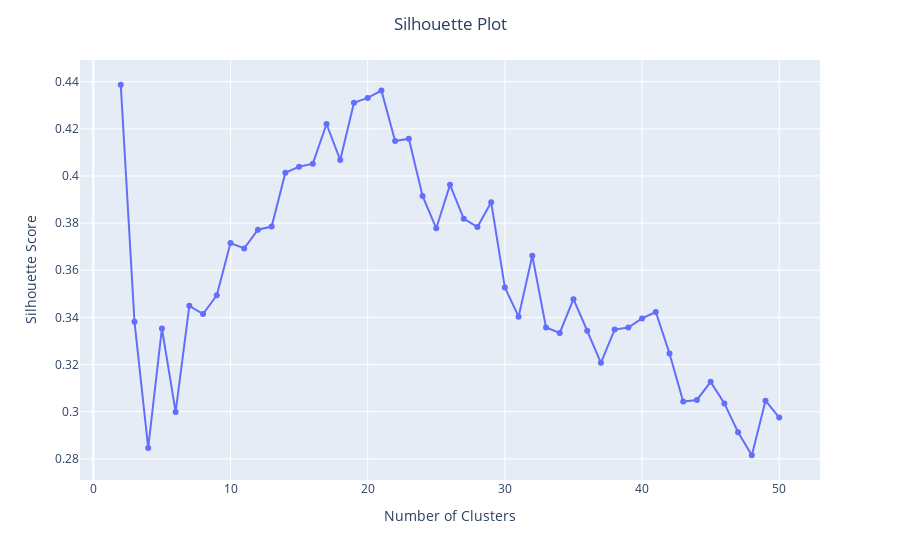

Here is the notebook cell this chart was saved with:
### Markdown cell above
*** 
##### <font color="White"> 3.2.1.2 Silhouette Method Evaluation <a class="anchor" id="threetwoonetwo"></a>

[<font color="grey">Back to Index </font>](#index)

### Code cell
def silhouette_evaluate(data : pd.DataFrame, max_clusters : int):

    silhouette_scores = [] 

    for i in range(2, max_clusters + 1):
        kmeans = KMeans(
            n_clusters = i,
            random_state = 0
        )
        labels = kmeans.fit_predict(data)
        
        # Compute silhouette scores for each sample
        silhouette_values = silhouette_score(data, labels)
        
        # Calculate average silhouette score
        silhouette_scores.append(silhouette_values)

    fig = px.line(
        x=range(2, max_clusters + 1), 
        y=silhouette_scores, 
        markers=True, 
        line_shape='linear', 
        labels={'x': 'Number of Clusters', 'y': 'Silhouette Score'}
    )

    # Update layout for better readability
    fig.update_layout(
        title_text='Silhouette Plot',
        title_x=0.5,
        xaxis_title='Number of Clusters',
        yaxis_title='Silhouette Score',
        showlegend=False
    )

    # Show
    fig.show()

silhouette_evaluate(df_norm, 50)

### Figure 1 — Plotly figure (JSON) as saved in the notebook; plotly's stock layout.template omitted (floating-point values rounded to 4 significant figures)
{"data": [{"hovertemplate": "Number of Clusters=%{x}<br>Silhouette Score=%{y}<extra></extra>", "legendgroup": "", "line": {"color": "#636efa", "dash": "solid", "shape": "linear"}, "marker": {"symbol": "circle"}, "mode": "markers+lines", "name": "", "orientation": "v", "showlegend": false, "type": "scatter", "x": [2, 3, 4, 5, 6, 7, 8, 9, 10, 11, 12, 13, 14, 15, 16, 17, 18, 19, 20, 21, 22, 23, 24, 25, 26, 27, 28, 29, 30, 31, 32, 33, 34, 35, 36, 37, 38, 39, 40, 41, 42, 43, 44, 45, 46, 47, 48, 49, 50], "xaxis": "x", "y": [0.4387, 0.3382, 0.2846, 0.3353, 0.2999, 0.3449, 0.3414, 0.3494, 0.3715, 0.3693, 0.3772, 0.3785, 0.4014, 0.4039, 0.4052, 0.422, 0.4067, 0.431, 0.4331, 0.4362, 0.4148, 0.4158, 0.3915, 0.3778, 0.3962, 0.3819, 0.3783, 0.3888, 0.3527, 0.3403, 0.3661, 0.3357, 0.3334, 0.3477, 0.3343, 0.3207, 0.3348, 0.3357, 0.3396, 0.3423, 0.3247, 0.3043, 0.305, 0.3127, 0.3035, 0.2913, 0.2815, 0.3047, 0.2975], "yaxis": "y"}], "layout": {"legend": {"tracegroupgap": 0}, "margin": {"t": 60}, "showlegend": false, "title": {"text": "Silhouette Plot", "x": 0.5}, "xaxis": {"anchor": "y", "domain": [0, 1], "title": {"text": "Number of Clusters"}}, "yaxis": {"anchor": "x", "domain": [0, 1], "title": {"text": "Silhouette Score"}}}}
